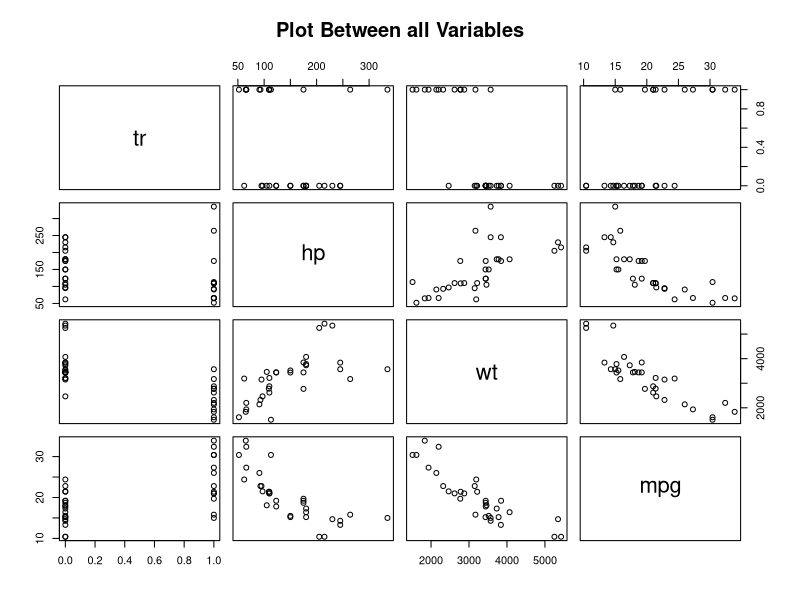
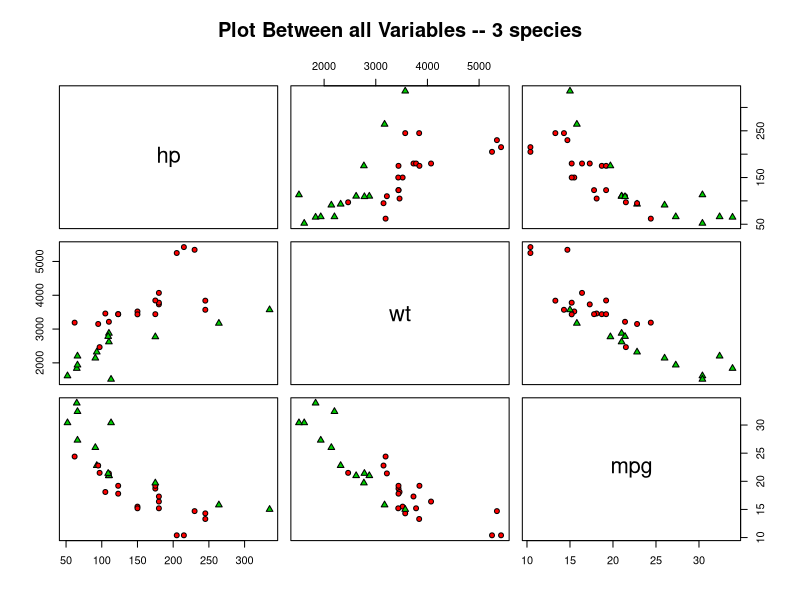
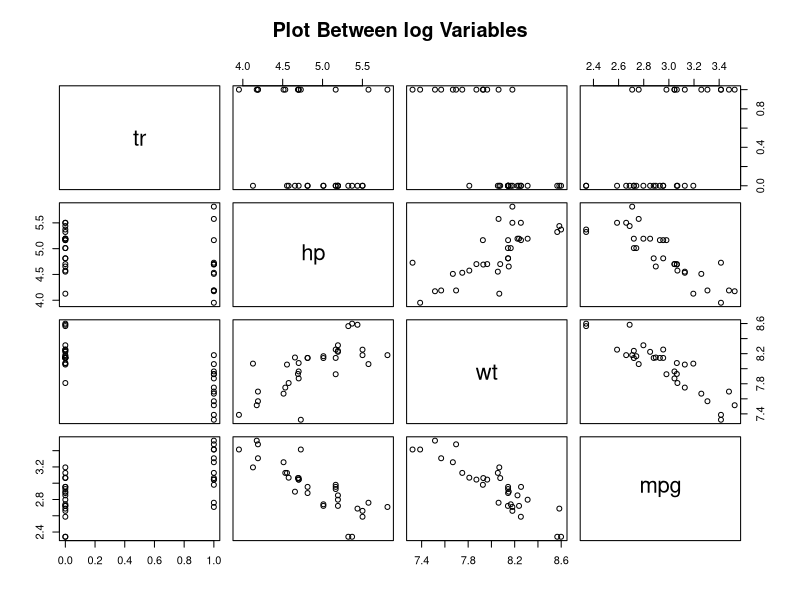
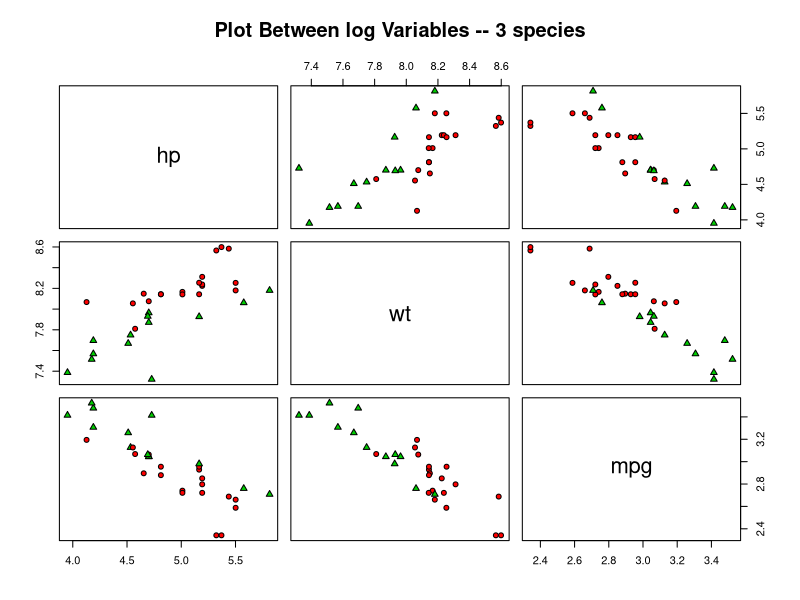
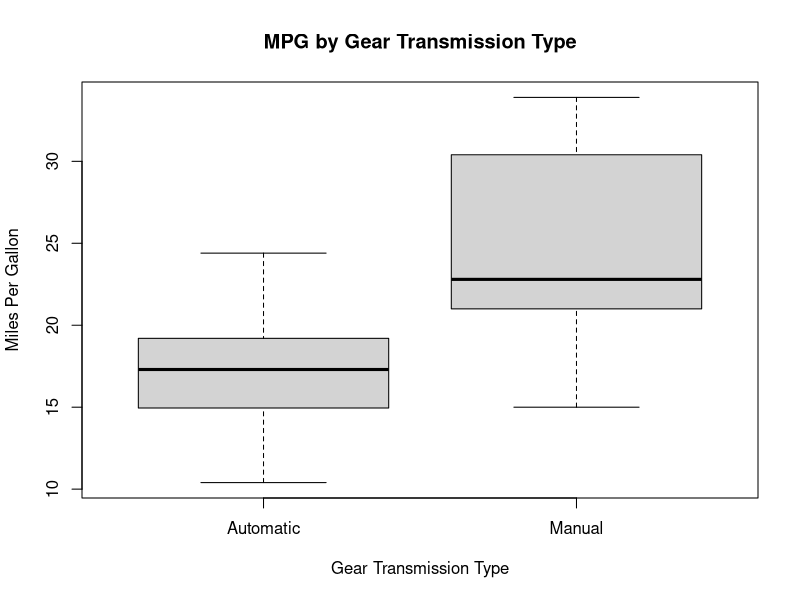
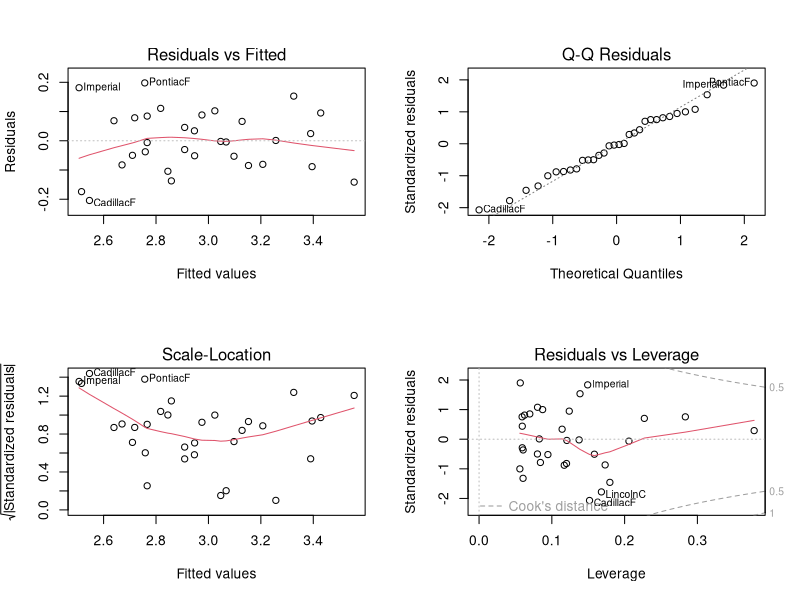
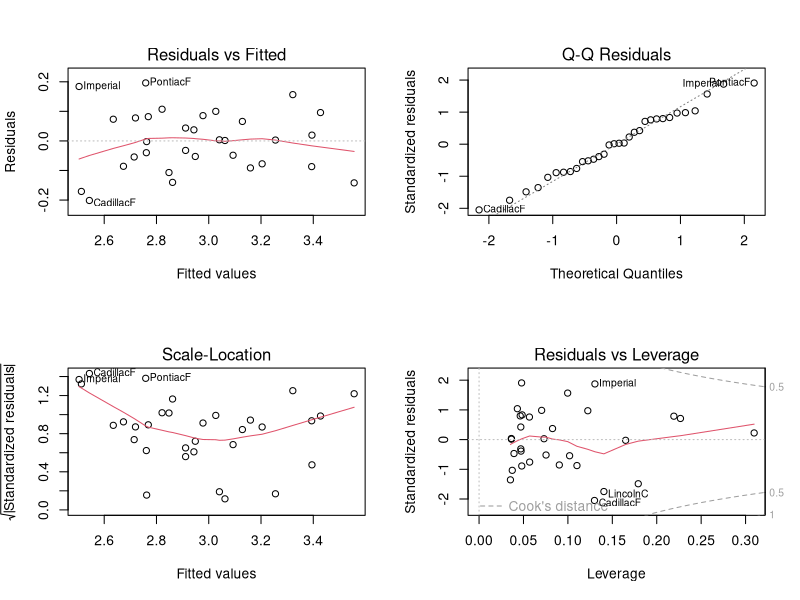

Here is the R script that generated these plots, in order:
## ---- chunk 1
setwd('/Users/hongwei/Documents/GitHub/STAT/STAT0030_ICA2')
rawdata <- read.table("cars.dat", #input data
                      header=TRUE) #the first line as the names of the variables 
## ---- chunk 2
summary(rawdata)
table(rawdata$tr)
plot(rawdata,main="Plot Between all Variables") #overlook
pairs(rawdata[,2:4], # plot hp, wt, mpg 
      main = "Plot Between all Variables -- 3 species", #add the main title
      pch = c(21,24)[unclass(rawdata$tr)+1], #different tr shows different shape
      bg = c("red", "green3")[unclass(rawdata$tr)+1]) #different tr shows different colour
logdata <- cbind(rawdata[,1],log(rawdata[,c(2,3,4)])) #log the data
names(logdata) <- c("tr","hp","wt","mpg")#rename the names of the variables 
plot(logdata,main="Plot Between log Variables") #overlook
pairs(logdata[,2:4], # plot log(hp), log(wt), log(mpg)
      main = "Plot Between log Variables -- 3 species", #add the main title
      pch = c(21,24)[unclass(logdata$tr)+1], #different tr shows different shape
      bg = c("red", "green3")[unclass(logdata$tr)+1]) #different tr shows different colour
## ---- chunk 3
boxplot(mpg~tr, #MPG by TR
        data=rawdata, #set the dataset
        xlab="Gear Transmission Type" , #add the xlab title
        ylab="Miles Per Gallon", #add the ylab title
        main="MPG by Gear Transmission Type", #add the main title
        names=c("Automatic","Manual")) #change xlab value to character
t.test(mpg~tr, data=logdata)
model<-lm(mpg~tr+hp+wt, data=logdata); # i.e, full without qsec and gears
summary(model)
summary(model$residuals)
par(mfrow=c(2,2))
plot(model)

best<-step(model, direction="both")
summary(best)
summary(best$residuals)
par(mfrow=c(2,2))
plot(best)

